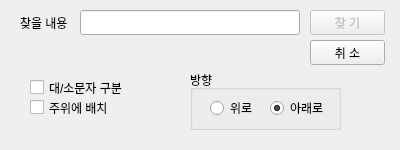
<?xml version="1.0" encoding="UTF-8"?>
<ui version="4.0">
 <class>Dialog</class>
 <widget class="QDialog" name="Dialog">
  <property name="geometry">
   <rect>
    <x>0</x>
    <y>0</y>
    <width>400</width>
    <height>150</height>
   </rect>
  </property>
  <property name="windowTitle">
   <string>찾기</string>
  </property>
  <widget class="QLabel" name="label_find">
   <property name="geometry">
    <rect>
     <x>20</x>
     <y>10</y>
     <width>56</width>
     <height>25</height>
    </rect>
   </property>
   <property name="text">
    <string>찾을 내용</string>
   </property>
  </widget>
  <widget class="QLineEdit" name="lineEdit">
   <property name="geometry">
    <rect>
     <x>80</x>
     <y>10</y>
     <width>220</width>
     <height>25</height>
    </rect>
   </property>
  </widget>
  <widget class="QPushButton" name="pushButton_Find">
   <property name="enabled">
    <bool>false</bool>
   </property>
   <property name="geometry">
    <rect>
     <x>310</x>
     <y>10</y>
     <width>75</width>
     <height>25</height>
    </rect>
   </property>
   <property name="text">
    <string>찾 기</string>
   </property>
  </widget>
  <widget class="QPushButton" name="pushButton_Cancle">
   <property name="geometry">
    <rect>
     <x>310</x>
     <y>40</y>
     <width>75</width>
     <height>25</height>
    </rect>
   </property>
   <property name="text">
    <string>취 소</string>
   </property>
  </widget>
  <widget class="QCheckBox" name="checkBox_Upper_Lower">
   <property name="geometry">
    <rect>
     <x>30</x>
     <y>80</y>
     <width>120</width>
     <height>15</height>
    </rect>
   </property>
   <property name="text">
    <string>대/소문자 구분</string>
   </property>
  </widget>
  <widget class="QCheckBox" name="checkBox_Arround">
   <property name="geometry">
    <rect>
     <x>30</x>
     <y>100</y>
     <width>120</width>
     <height>15</height>
    </rect>
   </property>
   <property name="text">
    <string>주위에 배치</string>
   </property>
  </widget>
  <widget class="QGroupBox" name="groupBox">
   <property name="geometry">
    <rect>
     <x>190</x>
     <y>70</y>
     <width>151</width>
     <height>60</height>
    </rect>
   </property>
   <property name="title">
    <string>방향</string>
   </property>
   <widget class="QRadioButton" name="radioButton_Down">
    <property name="enabled">
     <bool>true</bool>
    </property>
    <property name="geometry">
     <rect>
      <x>80</x>
      <y>30</y>
      <width>61</width>
      <height>16</height>
     </rect>
    </property>
    <property name="text">
     <string>아래로</string>
    </property>
    <property name="checked">
     <bool>true</bool>
    </property>
   </widget>
   <widget class="QRadioButton" name="radioButton_Up">
    <property name="geometry">
     <rect>
      <x>20</x>
      <y>30</y>
      <width>51</width>
      <height>16</height>
     </rect>
    </property>
    <property name="text">
     <string>위로</string>
    </property>
   </widget>
  </widget>
 </widget>
 <resources/>
 <connections/>
</ui>
